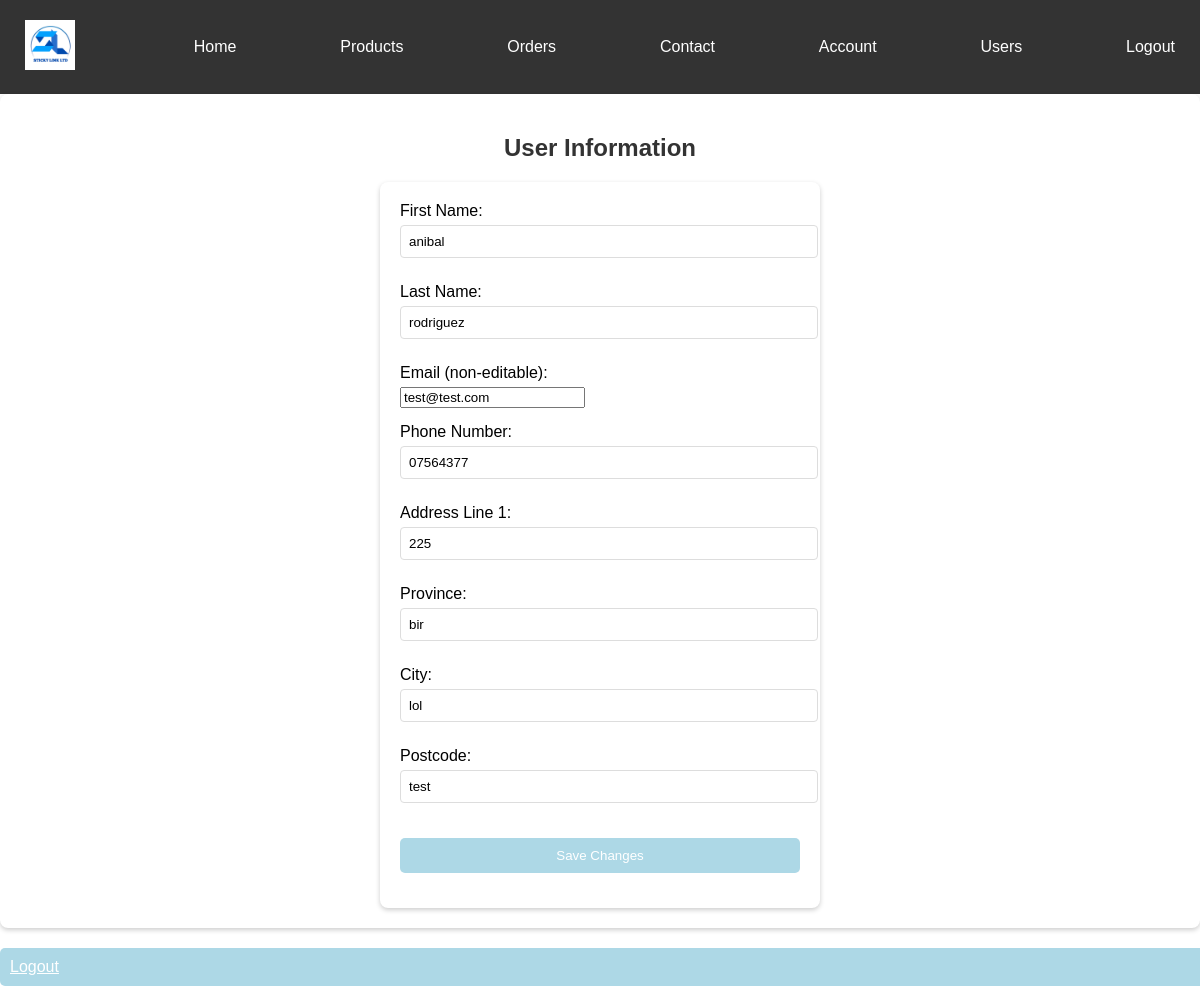
The app's page /Account (signed in) with its own data.
### app.py (models this page shows, shortened)
class Users(UserMixin, db.Model):
    id = db.Column(db.String(36), primary_key=True)
    username = db.Column(db.String(250), unique=True, nullable=False)
    password = db.Column(db.String(250), nullable=False)
    phone_number = db.Column(db.String(20), default='')
    first_name = db.Column(db.String(50), default='')
    last_name = db.Column(db.String(50), default='')
    address_line1 = db.Column(db.String(128), default='')
    province = db.Column(db.String(64), default='')
    city = db.Column(db.String(64), default='')
    postcode = db.Column(db.String(20), default='')
    role = db.Column(db.String(250), default='user')
    orders = db.relationship('Order', backref='user', lazy=True)

### app.py (the view)
@app.route('/Account')
@login_required
def account():
    return render_template('home.html')

### app.py (called while the page is built)
@login_manager.user_loader
def loader_user(user_id):
    return db.session.get(Users, user_id)

### templates/home.html (shortened to what this page needs)
<!DOCTYPE html>
<html lang="en">
<head>
    <link rel="stylesheet" href="{{ url_for('static', filename='css/main.css') }}">
</head>
<body>
    <nav>
        <a href="/"> <img src="{{ url_for('static', filename='logo.png') }}" alt="Company Logo"> </a>
        <a href="/">Home</a>
        <a href="{{ url_for('products') }}">Products</a>
        <a href="{{ url_for('orders') }}">Orders</a>
        <a href="{{ url_for('contact') }}">Contact</a>
        {% if current_user.is_authenticated %}
        <a href="{{ url_for('account') }}">Account</a>
        {% if current_user.role == 'admin' %}
        <a href="{{ url_for('admin_users') }}">Users</a>
        {% endif %}
        <a href="{{ url_for('logout') }}">Logout</a>
        {% else %}
        <a href="{{ url_for('login') }}">Login</a>
        {% endif %}
    </nav>
    {% if current_user.is_authenticated %}
    <div class="user-info">
        <h2>User Information</h2>
        <form id="editUserInfoForm" action="{{ url_for('update_user_info') }}" method="post">
            <div class="form-group">
                <label for="first_name">First Name:</label>
                <input type="text" id="first_name" name="first_name" value="{{ current_user.first_name }}" required>
            </div>
            <div class="form-group">
                <label for="last_name">Last Name:</label>
                <input type="text" id="last_name" name="last_name" value="{{ current_user.last_name }}" required>
            </div>
            <div class="form-group">
                <label for="email">Email (non-editable):</label>
                <input type="email" id="email" name="email" value="{{ current_user.username}}" required readonly>
            </div>
            <div class="form-group">
                <label for="phone_number">Phone Number:</label>
                <input type="text" id="phone_number" name="phone_number" value="{{ current_user.phone_number }}">
            </div>
            <div class="form-group">
                <label for="address_line1">Address Line 1:</label>
                <input type="text" id="address_line1" name="address_line1" value="{{ current_user.address_line1 }}" required>
            </div>
            <div class="form-group">
                <label for="province">Province:</label>
                <input type="text" id="province" name="province" value="{{ current_user.province }}" required>
            </div>
            <div class="form-group">
                <label for="city">City:</label>
                <input type="text" id="city" name="city" value="{{ current_user.city }}" required>
            </div>
            <div class="form-group">
                <label for="postcode">Postcode:</label>
                <input type="text" id="postcode" name="postcode" value="{{ current_user.postcode }}" required>
            </div>
            <div class="form-group">
                <input type="submit" value="Save Changes" class="submit-btn">
            </div>
        </form>
    </div>
    <a href="{{ url_for('logout') }}" class="logout-btn">Logout</a>
    {% else %}
    <h1>You are not logged in</h1>
    <a href="{{ url_for('login') }}" class="login-btn">Login</a>
    {% endif %}
</body>
</html>

### static/css/main.css (style rules this page uses)
:root { --primary-color: #333; --link-color: white; --background-color: white; --link-hover-color: #4c66af; --button-bg-color: #add8e6; --button-hover-bg-color: #87ceeb; --form-bg-color: white; --input-border-color: #ddd; --drop-area-bg-color: #f3f3f3; --drop-area-hover-border-color: #999; --product-card-bg-color: #fff; --cart-section-bg-color: white; --button-delete-bg-color: #add8e6; --add-product-btn-bg-color: #5cb85c; --add-product-btn-hover-bg-color: #4cae4c; --image-max-width: 100px; --image-max-height: 100px; }
body { font-family: "Arial", sans-serif; background-color: var(--background-color); margin: 0; }
nav { background-color: var(--primary-color); padding: 10px; display: flex; align-items: center; justify-content: space-between; }
nav img { max-height: 50px; margin-right: 15px; }
nav a { color: var(--link-color); text-decoration: none; padding: 10px 15px; border-radius: 5px; transition: background-color 0.3s; }
h2 { color: var(--primary-color); text-align: center; }
form { background: var(--form-bg-color); padding: 20px; border-radius: 8px; box-shadow: 0 2px 5px rgba(0, 0, 0, 0.2); max-width: 400px; margin: 0 auto; }
form input[type="submit"] { width: 100%; background-color: var(--button-bg-color); color: white; padding: 10px 20px; border: none; border-radius: 5px; cursor: pointer; }
form input[type="text"], form input[type="number"], form textarea { width: 100%; padding: 8px; margin-bottom: 10px; border: 1px solid var(--input-border-color); border-radius: 4px; }
form label { display: block; margin-bottom: 5px; }
.user-info { background: var(--form-bg-color); padding: 20px; border-radius: 8px; box-shadow: 0 2px 5px rgba(0, 0, 0, 0.2); margin-bottom: 20px; }
.form-group { margin-bottom: 10px; }
.submit-btn, .login-btn, .logout-btn { display: block; width: 100%; padding: 10px; margin-top: 10px; background-color: var(--button-bg-color); color: white; border: none; border-radius: 5px; cursor: pointer; }
.logout-btn { background-color: var(--button-delete-bg-color); }
form { display: flex; flex-direction: column; }
.form-group { margin-bottom: 15px; }
input[type="text"], select { width: 100%; padding: 10px; margin-bottom: 10px; border-radius: 4px; border: 1px solid var(--input-border-color); }
input[type="submit"], input[type="button"] { padding: 10px 20px; margin-right: 10px; border: none; border-radius: 5px; cursor: pointer; }
.user-info { flex-grow: 1; }

### records on screen
Users: first_name "anibal", last_name "rodriguez", email "test@test.com", phone_number "07564377", address_line1 "225", province "bir", city "lol", postcode "test"
